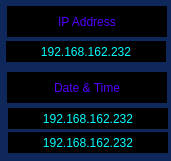
   <widget class="QGroupBox" name="groupBox_6">
    <property name="enabled">
     <bool>true</bool>
    </property>
    <property name="geometry">
     <rect>
      <x>187</x>
      <y>372</y>
      <width>171</width>
      <height>161</height>
     </rect>
    </property>
    <property name="autoFillBackground">
     <bool>false</bool>
    </property>
    <property name="styleSheet">
     <string notr="true">background-color: rgb(14, 40, 91);
border-color: rgb(14, 40, 91);
border:none;
</string>
    </property>
    <property name="title">
     <string/>
    </property>
    <property name="flat">
     <bool>false</bool>
    </property>
    <property name="checkable">
     <bool>false</bool>
    </property>
    <widget class="QLabel" name="label_14">
     <property name="geometry">
      <rect>
       <x>6</x>
       <y>41</y>
       <width>160</width>
       <height>21</height>
      </rect>
     </property>
     <property name="styleSheet">
      <string notr="true">color: rgb(0, 255, 255);
font: 10pt &quot;Arial&quot;;
background-color: rgb(0, 0, 0);
</string>
     </property>
     <property name="text">
      <string>192.168.162.232</string>
     </property>
     <property name="alignment">
      <set>Qt::AlignCenter</set>
     </property>
    </widget>
    <widget class="QLabel" name="label_15">
     <property name="geometry">
      <rect>
       <x>7</x>
       <y>6</y>
       <width>160</width>
       <height>31</height>
      </rect>
     </property>
     <property name="styleSheet">
      <string notr="true">color: rgb(85, 0, 255);
font: 10pt &quot;Arial&quot;;
background-color: rgb(0, 0, 0);
</string>
     </property>
     <property name="text">
      <string>IP Address</string>
     </property>
     <property name="alignment">
      <set>Qt::AlignCenter</set>
     </property>
    </widget>
    <widget class="QLabel" name="label_17">
     <property name="geometry">
      <rect>
       <x>7</x>
       <y>72</y>
       <width>160</width>
       <height>31</height>
      </rect>
     </property>
     <property name="styleSheet">
      <string notr="true">color: rgb(85, 0, 255);
font: 10pt &quot;Arial&quot;;
background-color: rgb(0, 0, 0);
</string>
     </property>
     <property name="text">
      <string>Date &amp; Time</string>
     </property>
     <property name="alignment">
      <set>Qt::AlignCenter</set>
     </property>
    </widget>
    <widget class="QLabel" name="label_18">
     <property name="geometry">
      <rect>
       <x>8</x>
       <y>108</y>
       <width>160</width>
       <height>21</height>
      </rect>
     </property>
     <property name="styleSheet">
      <string notr="true">color: rgb(0, 255, 255);
font: 10pt &quot;Arial&quot;;
background-color: rgb(0, 0, 0);
</string>
     </property>
     <property name="text">
      <string>192.168.162.232</string>
     </property>
     <property name="alignment">
      <set>Qt::AlignCenter</set>
     </property>
    </widget>
    <widget class="QLabel" name="label_19">
     <property name="geometry">
      <rect>
       <x>8</x>
       <y>132</y>
       <width>160</width>
       <height>21</height>
      </rect>
     </property>
     <property name="styleSheet">
      <string notr="true">color: rgb(0, 255, 255);
font: 10pt &quot;Arial&quot;;
background-color: rgb(0, 0, 0);
</string>
     </property>
     <property name="text">
      <string>192.168.162.232</string>
     </property>
     <property name="alignment">
      <set>Qt::AlignCenter</set>
     </property>
    </widget>
   </widget>
